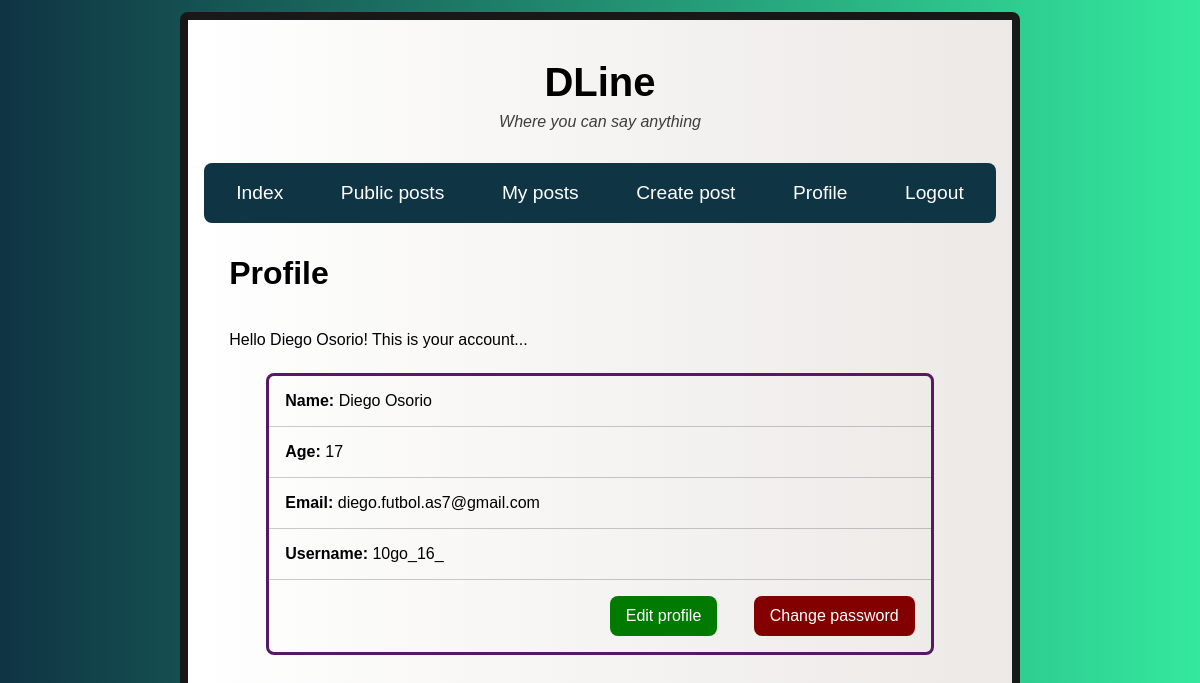
Screenshot of /auth/session-started/profile (signed in) with the database file from the repository.
### models.py (models this page shows)
class User(db.Model):
    id = db.Column(db.Integer, primary_key=True)
    name = db.Column(db.String(15), nullable=False)
    age = db.Column(db.Integer, nullable=False)
    email = db.Column(db.String(45), nullable=False, unique=True)
    username = db.Column(db.String(30), nullable=False, unique=True)
    password = db.Column(db.String(256), nullable=False)
    created_at = db.Column(db.String(50), nullable=False)

### app.py (the view)
@app.route('/auth/session-started/profile')
def profile():
    if user_in_session():
        query = User.query.filter_by(id=session['id']).first()
        return render_template('auth/session-started/profile.html', user={
            'id': query.id,
            'name': query.name,
            'age': query.age,
            'email': query.email,
            'username': query.username,
            'created_at': query.created_at
        })
    else:
        abort(404)

### app.py (called while the page is built)
def user_in_session():
    if 'username' in session and 'password' in session and 'id' in session:
        return True
    else:
        return False

### templates/auth/session-started/profile.html (shortened to what this page needs)
{% extends 'layout.html' %}
{% block content %}
    <h2 class="title-page">{%block title %}Profile{% endblock %}</h2>
    <div class="index-content">
        <p class="user-welcome">
            Hello {{ user['name'] }}! This is your account...
        </p>
        <div class="box-user-profile">
            <div class="user-profile profile-name"><strong>Name:</strong> {{ user['name'] }}</div>
            <div class="user-profile profile-age"><strong>Age:</strong> {{ user['age'] }}</div>
            <div class="user-profile profile-email"><strong>Email:</strong> {{ user['email'] }}</div>
            <div class="user-profile profile-username"><strong>Username:</strong> {{ user['username'] }}</div>
            <div class="content-user-buttons">
                <a class="user-button button-edit-profile" href="{{ url_for('edit_profile', id=user['id']) }}">Edit profile</a>
                <a class="user-button button-change-password" href="{{ url_for('change_password', id=user['id']) }}">Change password</a>
            </div>
        </div>
    </div>
{% endblock %}

### static/css/styles.css (style rules this page uses)
body { margin: 0; padding: 0; border: 0; background: #34e89e; background: -webkit-linear-gradient(to right, #0f3443, #34e89e); background: linear-gradient(to right, #0f3443, #34e89e); font-family: 'Lucida Sans', 'Lucida Sans Regular', 'Lucida Grande', 'Lucida Sans Unicode', Geneva, Verdana, sans-serif; }
p { margin: 0; padding: 0; border: 0; }
a { text-decoration: none; }
.title-page { font-size: 2em; margin-top: 1em; margin-bottom: 1.2em; }
.index-content { text-align: justify; }
.box-user-profile { margin-top: 1.5em; border: 3px solid rgb(85, 26, 100); border-radius: 0.5em; margin-left: 5%; margin-right: 5%; }
.user-profile { padding: 1em; }
.profile-name { border-bottom: 1px solid rgba(0,0,0,0.2); }
.profile-age { border-bottom: 1px solid rgba(0,0,0,0.2); }
.profile-email { border-bottom: 1px solid rgba(0,0,0,0.2); }
.profile-username { border-bottom: 1px solid rgba(0,0,0,0.2); }
.content-user-buttons { text-align: right; }
.user-button { transition: 0.365s; display: inline-block; padding: 0.7em 1em 0.7em 1em; color: #fff; border-radius: 0.5em; margin: 1em; }
.button-edit-profile { background-color: rgb(0,122,0); }
.button-change-password { background-color: rgb(130, 0, 0); }

### rows the page displays
User: name "Diego Osorio", email "diego.futbol.as7@gmail.com", username "10go_16_"

### other values shown
{{ user['age'] }} "17"
